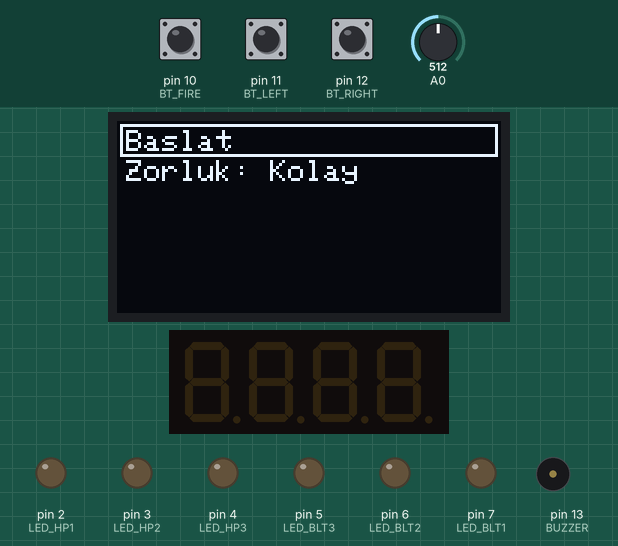
Simulated run of this sketch. Board: Arduino Uno, built with avr-gcc and run on an emulated ATmega328P. On the bench: 128×64 one-colour display, 4-digit seven-segment display, output pins drawn as LEDs (lit = HIGH), buzzer (waves = sounding). Inputs (shaded band) come from the test bench; at power-on: pin 10 (BT_FIRE) HIGH, pin 11 (BT_LEFT) HIGH, pin 12 (BT_RIGHT) HIGH, A0 = 512. Random numbers use the default seed unless the sketch sets one.

Above: at 2.2 s.
2.3 s: pin 10 (BT_FIRE) pulled LOW for 0.15 s
At 2.91 s:
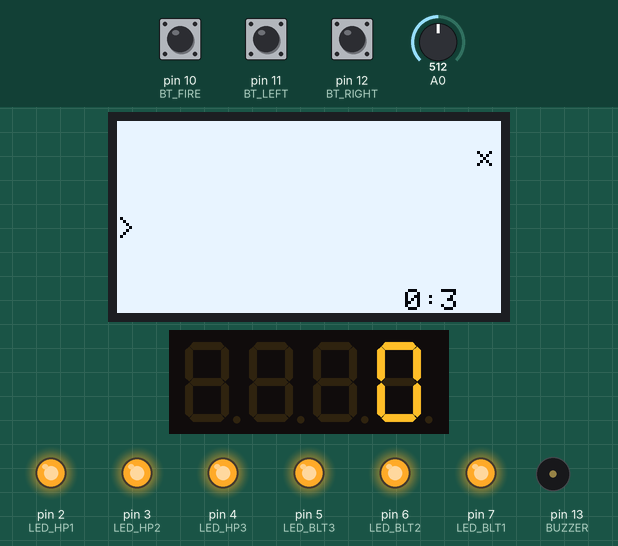
3.0 s: pin 11 (BT_LEFT) pulled LOW for 1 s
At 3.12 s:
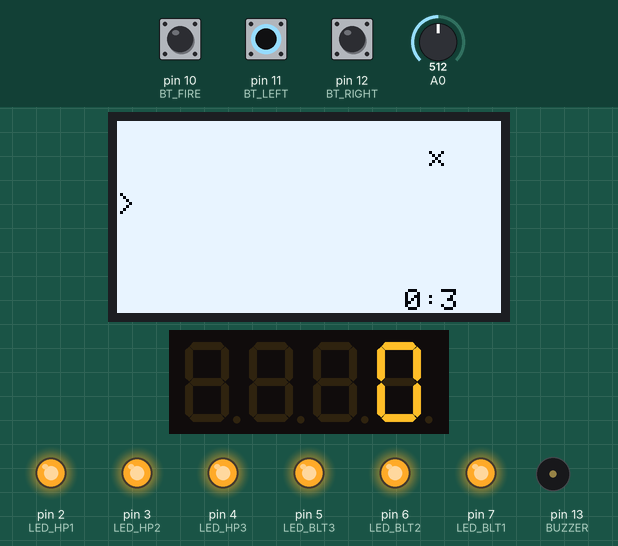
4.6 s: pin 12 (BT_RIGHT) pulled LOW for 0.15 s
At 4.73 s:
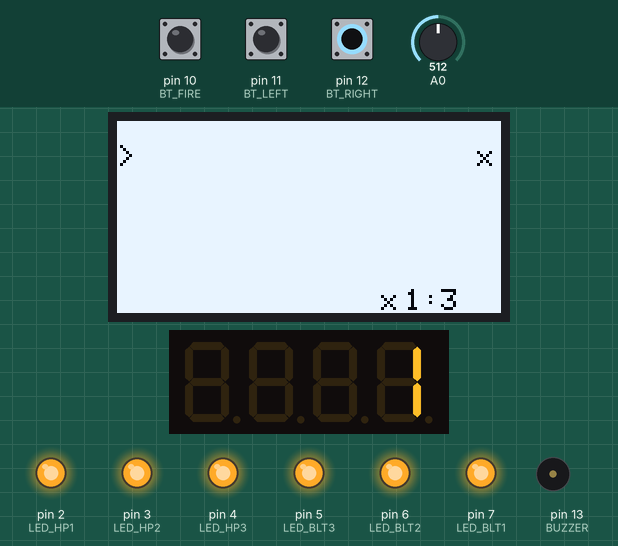
5.3 s: A0 set to 683
8.3 s: A0 set to 713
At 8.41 s:
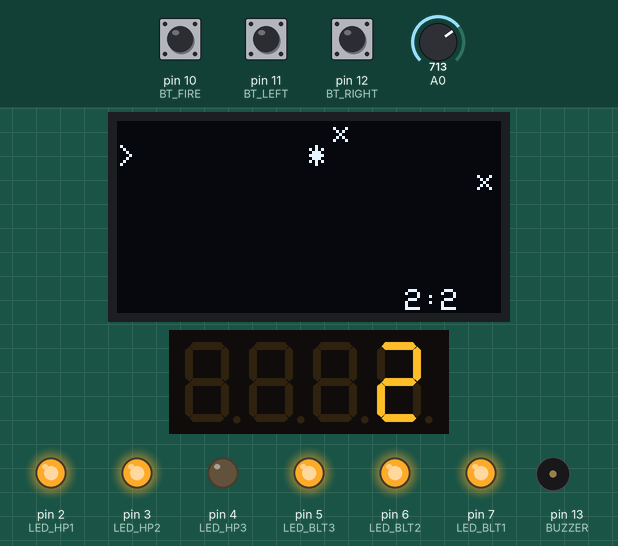
10.1 s: pin 10 (BT_FIRE) pulled LOW for 1 s
At 14.4 s:
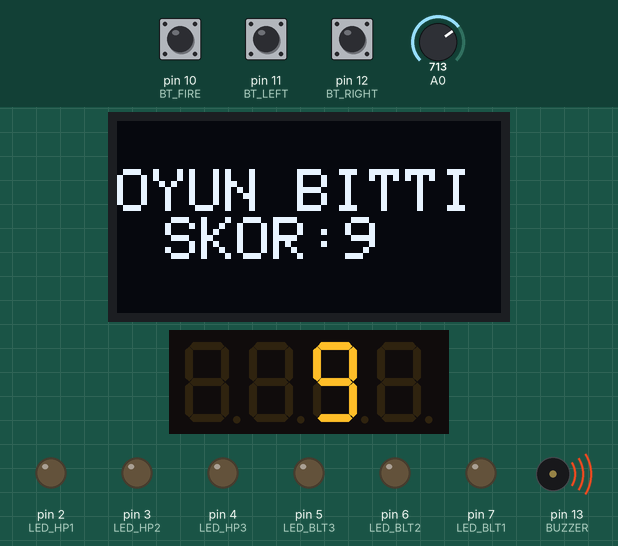
Timing chart, 0 to 15.0 s (numbered marks = the images above; inputs shaded):
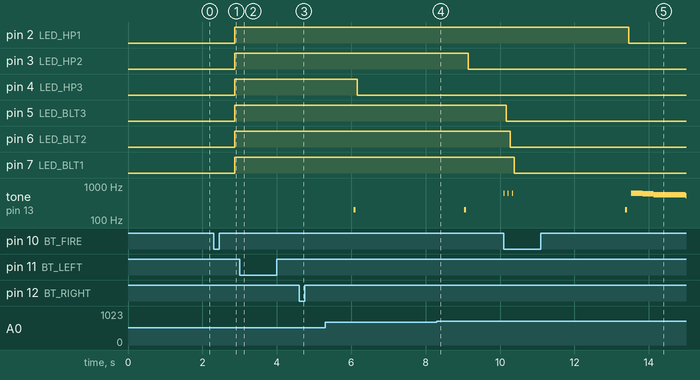

Measured:
- the behaviour switches between 699 and 700 on A0 (found by bisection; images 3 and 4)
- after the input at 2.3 s, pin 2 (LED_HP1), pin 3 (LED_HP2), pin 4 (LED_HP3), pin 5 (LED_BLT3), pin 6 (LED_BLT2), pin 7 (LED_BLT1): LOW → HIGH after 0.57 s; the display: first changes after 0.54 s (image 1 shows a later state)
- after the input at 10.1 s, pin 5 (LED_BLT3): HIGH → LOW after 0.06 s; pin 6 (LED_BLT2): HIGH → LOW after 0.17 s; pin 7 (LED_BLT1): HIGH → LOW after 0.28 s
- by itself, tone on pin 13 (BUZZER): plays 622 Hz for 0.01 s, 622 Hz for 0.01 s, 622 Hz for 0.01 s, 200 Hz for 0.05 s, 622 Hz for 0.30 s, 587 Hz for 0.30 s … (8 notes in this stretch)

The sketch:

sketch.ino
```cpp
#include <Wire.h>
#include <Adafruit_SSD1306.h>
#include <Adafruit_GFX.h>
#include "TM1637Display.h"
//tanımlamalar
#define OLED_WIDTH 128
#define OLED_HEIGHT 64
#define OLED_ADDR 0x3C
Adafruit_SSD1306 display(OLED_WIDTH, OLED_HEIGHT);

#define NOTE_C5  523
#define NOTE_CS5 554
#define NOTE_D5  587
#define NOTE_DS5 622
#define NOTE_D1  37

#define BT_LEFT 11
#define BT_RIGHT 12
#define BT_FIRE 10

#define LED_BLT1 7
#define LED_BLT2 6
#define LED_BLT3 5
#define LED_HP1 2
#define LED_HP2 3
#define LED_HP3 4

#define BUZZER 13

#define CLK 9
#define DIO 8
TM1637Display segdisplay(CLK, DIO);

int game[16][8];
#define unit 8
byte ammo = 3;
char ship = '>';
char bullet = '-';
char meteor = '*';
char junk = 'x';
int ship_pos_x;
int ship_pos_y;
byte life = 3;
int skor = 0;

byte difficulty = 1;
byte meteorRate = 3;
byte junkRate = 9;
byte refillRate = 14;

boolean lightMode = false;
int ldrValue = 30;

int menuSelection = 0;
int gameState = 0; // 0: Ana menü, 1: Oyun,
//tanımlamalar sonu
void setup() {
  display.begin(SSD1306_SWITCHCAPVCC, OLED_ADDR);
  display.clearDisplay();
  segdisplay.setBrightness(7);

  //pinlerin görevi belirlenmesi
  pinMode(BT_LEFT, INPUT_PULLUP);
  pinMode(BT_RIGHT, INPUT_PULLUP);
  pinMode(BT_FIRE, INPUT_PULLUP);
  pinMode(LED_BLT1, OUTPUT);
  pinMode(LED_BLT2, OUTPUT);
  pinMode(LED_BLT3, OUTPUT);
  pinMode(LED_HP1, OUTPUT);
  pinMode(LED_HP2, OUTPUT);
  pinMode(LED_HP3, OUTPUT);
  pinMode(BUZZER, OUTPUT);

  //ekran 128x64 ama matris 16x8 olduğu için matrisin her birimi oled ekranda
  //8 pixele denk geliyor
  ship_pos_x = 0 * unit;
  ship_pos_y = 4 * unit;

  display.setTextSize(1);
  display.setTextColor(BLACK);
  display.setCursor(0, 4 * unit);
  display.println(ship);

  display.display();
  delay(1000);
}
void restart() {//oyun bittiğinde tüm ayarlar eski haline getirilir.
  ship_pos_x = 0 * unit;
  ship_pos_y = 4 * unit;

  display.setCursor(0, 4 * unit);
  display.println(ship);

  life = 3;
  ammo = 3;
  skor = 0;

  for (int i = 0; i < 8; i++) {
    for (int j = 0; j < 16; j++) {
      game[j][i] = 0;//matris temizleme işlemi
    }
  }

  gameState = 0;
  mainMenu();
}
void moveShip() {//geminin hareket fonksiyonu
  game[ship_pos_x / unit][ship_pos_y / unit] = 0;
  if (digitalRead(BT_FIRE) == 0  && ship_pos_x != OLED_WIDTH - unit && ammo > 0) {
    tone(BUZZER, NOTE_DS5);
    delay(10);
    noTone(BUZZER);
    game[ship_pos_x / unit + 1][ship_pos_y / unit] = 4;
    ammo--;
  }
  if (digitalRead(BT_RIGHT) == 0 && digitalRead(BT_LEFT) == 1 && ship_pos_y != OLED_HEIGHT - unit) {
    ship_pos_y += unit;
  }
  if (digitalRead(BT_LEFT) == 0 && digitalRead(BT_RIGHT) == 1 && ship_pos_y != 0 * unit) {
    ship_pos_y -= unit;
  }


  game[ship_pos_x / unit][ship_pos_y / unit] = 1;
}
void spawnMeteor() {//rastgele engel doğuran fonksiyon
  int ran = random() % 100;

  if (ran < meteorRate) {//meteorRate= meteor çıkma olasılığı
    int ran = random() % 8;
    game[15][ran] = 2;

  }
  else if (ran >= meteorRate && ran < junkRate) {//junkrate= çöp çıkma olasılığı
    int ran = random() % 8;
    game[15][ran] = 3;
  }
}

void moveBlock(int y, int x) {//engelleri hareket ettiren fonksiyon
  if (x == 0) { //engel oyun alanının sonuna geldi.
    game[x][y] = 0;
    skor += 1;
    if (skor % refillRate == 0) {//belirli skorlarda can ve mermi eklenir.
      addAmmoHP();
    }
  }
  else if (game[x - 1][y] == 1) { //engel gemiye çarptı
    tone(BUZZER, 200);
    delay(50);
    noTone(BUZZER);
    life -= 1;
    game[x][y] = 0;
  }
  else if (game[x - 1, y] == 4) { //engel mermiye çarptı
    game[x][y] = 0;
    game[x - 1][y] = 0;
  }
  else {
    if (game[x][y] == 2) { //meteorsa bi ileri taşı
      game[x][y] = 0;
      game[x - 1][y] = 2;
    }
    else if (game[x][y] == 3) { //uzay çöpüyse bi ileri taşı
      game[x][y] = 0;
      game[x - 1][y] = 3;
    }
  }
}
void moveBullet(int y, int x) {//mermiyi hareket ettiren fonksiyon.
  if (x == 15) { //mermi oyun alanının sonuna geldi.
    game[x][y] = 0;
  }
  else if (game[x + 1][y] == 2 || game[x + 1][y] == 3) { //mermi engele çarptı
    game[x + 1][y] = 0;
    game[x][y] = 0;
  }
  else {//normal mermi hareketi
    game[x][y] = 0;
    game[x + 1][y] = 4;
  }
}
void printAll() {//her şeyi oled ekrana yazdırır. ve oyun akışını sağlar.
  for (int i = 0; i < 8; i++) {
    for (int j = 0; j < 16; j++) {
      display.setCursor(j * unit, i * unit);
      switch (game[j][i]) {
        case 0:
          break;
        case 1:
          display.print(ship);
          break;
        case 2:
          moveBlock(i, j);
          display.print(meteor);
          break;
        case 3:
          moveBlock(i, j);
          display.print(junk);
          break;
        case 4:
          moveBullet(i, j);
          display.print(bullet);
          j += 1;
          break;
        default:
          break;
      }
    }
  }

  display.setCursor(12 * unit, 7 * unit);
  display.print(skor);
  display.print(':');
  display.print(life);
}
void checkLEDs() {//ledleri durumuna göre yakar.
  switch (ammo) {
    case 0:
      digitalWrite(LED_BLT1, LOW);
      digitalWrite(LED_BLT2, LOW);
      digitalWrite(LED_BLT3, LOW);
      break;
    case 1:
      digitalWrite(LED_BLT1, HIGH);
      digitalWrite(LED_BLT2, LOW);
      digitalWrite(LED_BLT3, LOW);
      break;
    case 2:
      digitalWrite(LED_BLT1, HIGH);
      digitalWrite(LED_BLT2, HIGH);
      digitalWrite(LED_BLT3, LOW);
      break;
    case 3:
      digitalWrite(LED_BLT1, HIGH);
      digitalWrite(LED_BLT2, HIGH);
      digitalWrite(LED_BLT3, HIGH);
      break;
    default:
      break;
  }
  switch (life) {
    case 0:
      digitalWrite(LED_HP1, LOW);
      digitalWrite(LED_HP2, LOW);
      digitalWrite(LED_HP3, LOW);
      break;
    case 1:
      digitalWrite(LED_HP1, HIGH);
      digitalWrite(LED_HP2, LOW);
      digitalWrite(LED_HP3, LOW);
      break;
    case 2:
      digitalWrite(LED_HP1, HIGH);
      digitalWrite(LED_HP2, HIGH);
      digitalWrite(LED_HP3, LOW);
      break;
    case 3:
      digitalWrite(LED_HP1, HIGH);
      digitalWrite(LED_HP2, HIGH);
      digitalWrite(LED_HP3, HIGH);
      break;
    default:
      break;
  }
}
void gameOver() {//oyun sonu ekranı
  display.clearDisplay();
  if (lightMode) {
    display.fillScreen(WHITE);
  }

  segdisplay.clear();
  segdisplay.showNumberDec(skor, false, 3, 0);

  display.setTextSize(2);
  display.setCursor(0, 16);
  display.println("OYUN BITTI");
  display.setCursor(16, 32);
  display.print("SKOR:");
  display.print(skor);
  display.display();

  tone(BUZZER, NOTE_DS5);
  delay(300);
  tone(BUZZER, NOTE_D5);
  delay(300);
  tone(BUZZER, NOTE_CS5);
  delay(300);
  for (byte i = 0; i < 10; i++) {
    for (int pitch = -10; pitch <= 10; pitch++) {
      tone(BUZZER, NOTE_C5 + pitch);
      delay(5);
    }
  }
  noTone(BUZZER);

  delay(5000);
  display.setTextSize(1);
  restart();
}
void addAmmoHP() {//can mermi ekler
  if (life != 3) {
    life++;
  }
  if (ammo != 3) {
    ammo++;
  }
}
void gameloop() {//oyun ana döngüsü
  display.clearDisplay();
  ldrValue = analogRead(A0);
  if (ldrValue < 700) {//ışık sensörü kontrolü
    lightMode = true;//beyaz arka plan için
    display.setTextColor(BLACK);
    display.fillScreen(WHITE);
  }
  else {//siyah arka plan için
    lightMode = false;
    display.fillScreen(BLACK);
    display.setTextColor(WHITE);
  }


  moveShip();
  spawnMeteor();
  printAll();
  /*display.setCursor(0,0);
    for(int i=0;i<8;i++){
    for(int j=0;j<16;j++){
      display.print(game[j][i]);

    }
    display.print('\n');
    }*/

  display.display();
  segdisplay.showNumberDec(skor, false);
  checkLEDs();
  if (life <= 0) {
    gameOver();
  }
  delay(50);
}
void mainMenu() {//ana ekran fonksiyonu
  while (true) {
    switch (gameState) {
      case 0:
        // Ana menü
        if (digitalRead(BT_LEFT) == LOW) {
          menuSelection = (menuSelection == 0) ? 1 : 0;
          delay(200);
        }
        if (digitalRead(BT_RIGHT) == LOW) {
          menuSelection = (menuSelection == 0) ? 1 : 0;
          delay(200);
        }
        if (digitalRead(BT_FIRE) == LOW) {
          if (menuSelection == 0) {
            gameState = 1;
            delay(500);
            gameloop();
          } else {
            difficulty = (difficulty == 1) ? 2 : 1;
            meteorRate = (difficulty == 1) ? 3 : 7;
            junkRate = (difficulty == 1) ? 9 : 21;
            refillRate = (difficulty == 1) ? 14 : 28;
            delay(200);
          }
        }
        display.clearDisplay();
        display.setTextSize(1);
        display.setCursor(0, 0);
        if (menuSelection == 0 && millis() % 100 <= 50)
          display.setTextColor(WHITE);
        if (menuSelection == 0) {
          display.drawRect(1, 1, 126, 11, WHITE);
        }
        else {
          display.drawRect(1, 11, 126, 11, WHITE);
        }
        display.setCursor(3, 3);
        display.println("Baslat");
        display.setCursor(3, 13);
        display.println((difficulty == 1) ? "Zorluk: Kolay" : "Zorluk: Zor");
        display.display();
        break;
      case 1:

        gameloop();
        break;
    }
  }
}
void loop() {
  mainMenu();
  gameloop();
}
```
